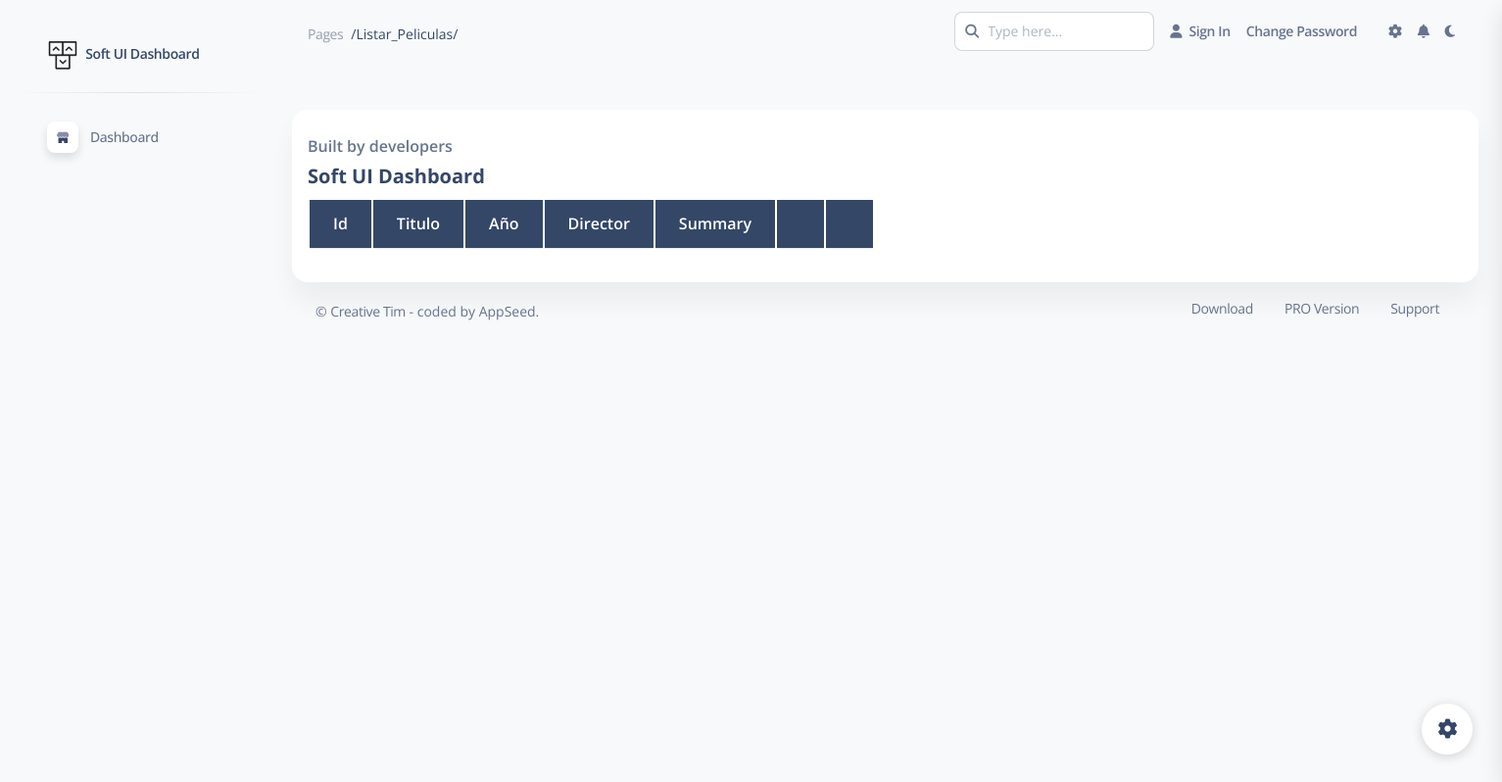
Before: /listar_peliculas/ with the older database file.
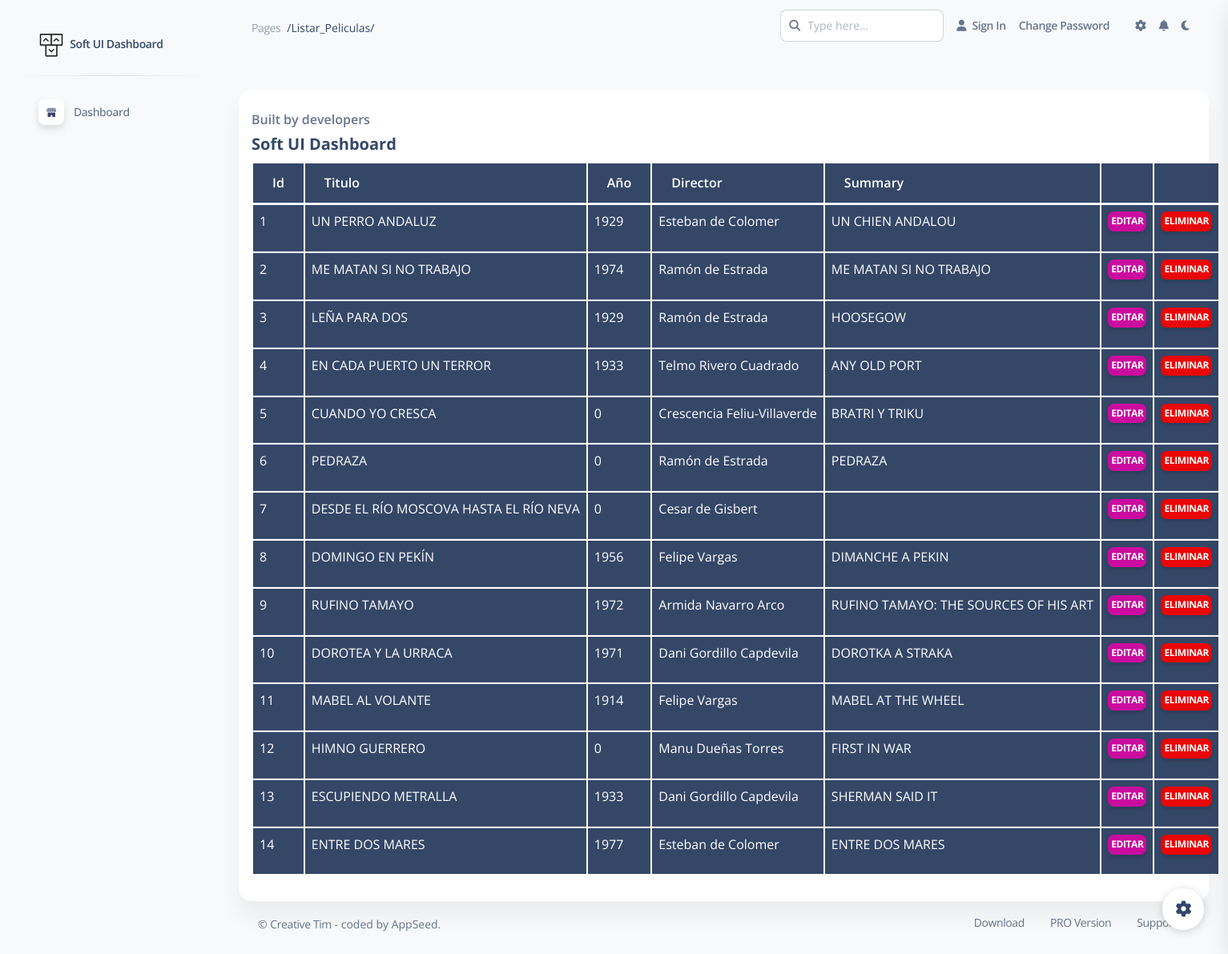
After: the same page with the newer database file.
### director_cine/models.py (models this page shows, shortened)
class Pelicula(models.Model):
    titulo = models.CharField(max_length=100)
    año = models.IntegerField()
    director = models.ForeignKey(Director, on_delete=models.SET_NULL, null=True)
    summary=models.TextField(max_length=100,help_text="Sinopsis de pelicula")
    gebero_pelicula=models.ManyToManyField(Genero)

class Director(models.Model):
    nombre = models.CharField(max_length=100)
    nacionalidad = models.CharField(max_length=100)
    fecha_nacimiento = models.DateField()
    def __str__(self):
        return self.nombre

### director_cine/views.py (the view)
# urls.py: path('listar_peliculas/', views.listar_peliculas, name='Lista directores'),
def listar_peliculas(request):
    peliculas = Pelicula.objects.all()
    return render(
        request, 'pages/listar_peliculas.html',
        context={
            'peliculas': peliculas,
            'pagina': 'directores',
            'titulo': 'Listar Peliculas',
        }
    )

### director_cine/templatetags/admin_soft.py (called while the page is built)
@assignment_tag(takes_context=True)
def admin_get_menu(context):
    return get_menu_items(context)

### director_cine/templates/pages/listar_peliculas.html (shortened to what this page needs)
{% extends 'layouts/base.html' %}
{% load static %}
{% block content %}
    <div class="container-fluid py-4">
      <div class="row mt-4">
        <div class="col-lg-12 mb-lg-0 mb-4">
          <div class="card">
            <div class="card-body p-3">
              <div class="row">
                <div class="col-lg-6">
                  <div class="d-flex flex-column h-100">
                    <p class="mb-1 pt-2 text-bold">Built by developers</p>
                    <h5 class="font-weight-bolder">Soft UI Dashboard</h5>
                    <table class="table table-dark">
    <thead>
        <tr>
            <th class="text-right" scope="col">Id</th>
            <th class="text-right" scope="col">titulo</th>
            <th class="text-right" scope="col">año</th>
            <th class="text-right" scope="col">director</th>
            <th class="text-right" scope="col">summary</th>
            <th></th>
            <th></th>
        </tr>
    </thead>
    <tbody>{% for pelicula in peliculas %}
        <tr scope="row">
            <td class="text-right">{{pelicula.id}}</td>
            <td class="text-right">{{pelicula.titulo}}</td>
            <td class="text-right">{{pelicula.año}}</td>
            <td class="text-right">{{pelicula.director}}</td>
            <td class="text-right">{{pelicula.summary}}</td>
            <td class="text-center"><a class="btn btn-primary btn-xs px-1 py-1"
                    href="editar-director/{{pelicula.id}}">Editar</a>
            </td>
            <td class="text-center"><a class="btn btn-danger btn-xs px-1 py-1"
                    href="eliminar-director/{{pelicula.id}}">Eliminar</a>
            </td>
        </tr>
        {%endfor%}
    </tbody>
</table>
                  </div>
                </div>
              </div>
            </div>
          </div>
        </div>
      </div>
      {% include "includes/footer.html" %}
    </div>
{% endblock content %}

Changed rows visible on the page:
added Pelicula: id "1", titulo "UN PERRO ANDALUZ", año "1929", director "Esteban de Colomer", summary "UN CHIEN ANDALOU"
added Pelicula: id "2", titulo "ME MATAN SI NO TRABAJO", año "1974", director "Ramón de Estrada", summary "ME MATAN SI NO TRABAJO"
added Pelicula: id "3", titulo "LEÑA PARA DOS", año "1929", director "Ramón de Estrada", summary "HOOSEGOW"
added Pelicula: id "4", titulo "EN CADA PUERTO UN TERROR", año "1933", director "Telmo Rivero Cuadrado", summary "ANY OLD PORT"
added Pelicula: id "5", titulo "CUANDO YO CRESCA", año "0", director "Crescencia Feliu-Villaverde", summary "BRATRI Y TRIKU"
added Pelicula: id "6", titulo "PEDRAZA", año "0", director "Ramón de Estrada", summary "PEDRAZA"
added Pelicula: id "7", titulo "DESDE EL RÍO MOSCOVA HASTA EL RÍO NEVA", año "0", director "Cesar de Gisbert"
added Pelicula: id "8", titulo "DOMINGO EN PEKÍN", año "1956", director "Felipe Vargas", summary "DIMANCHE A PEKIN"
added Pelicula: id "9", titulo "RUFINO TAMAYO", año "1972", director "Armida Navarro Arco", summary "RUFINO TAMAYO: THE SOURCES OF HIS ART"
added Pelicula: id "10", titulo "DOROTEA Y LA URRACA", año "1971", director "Dani Gordillo Capdevila", summary "DOROTKA A STRAKA"
added Pelicula: id "11", titulo "MABEL AL VOLANTE", año "1914", director "Felipe Vargas", summary "MABEL AT THE WHEEL"
added Pelicula: id "12", titulo "HIMNO GUERRERO", año "0", director "Manu Dueñas Torres", summary "FIRST IN WAR"
added Pelicula: id "13", titulo "ESCUPIENDO METRALLA", año "1933", director "Dani Gordillo Capdevila", summary "SHERMAN SAID IT"
added Pelicula: id "14", titulo "ENTRE DOS MARES", año "1977", director "Esteban de Colomer", summary "ENTRE DOS MARES"
